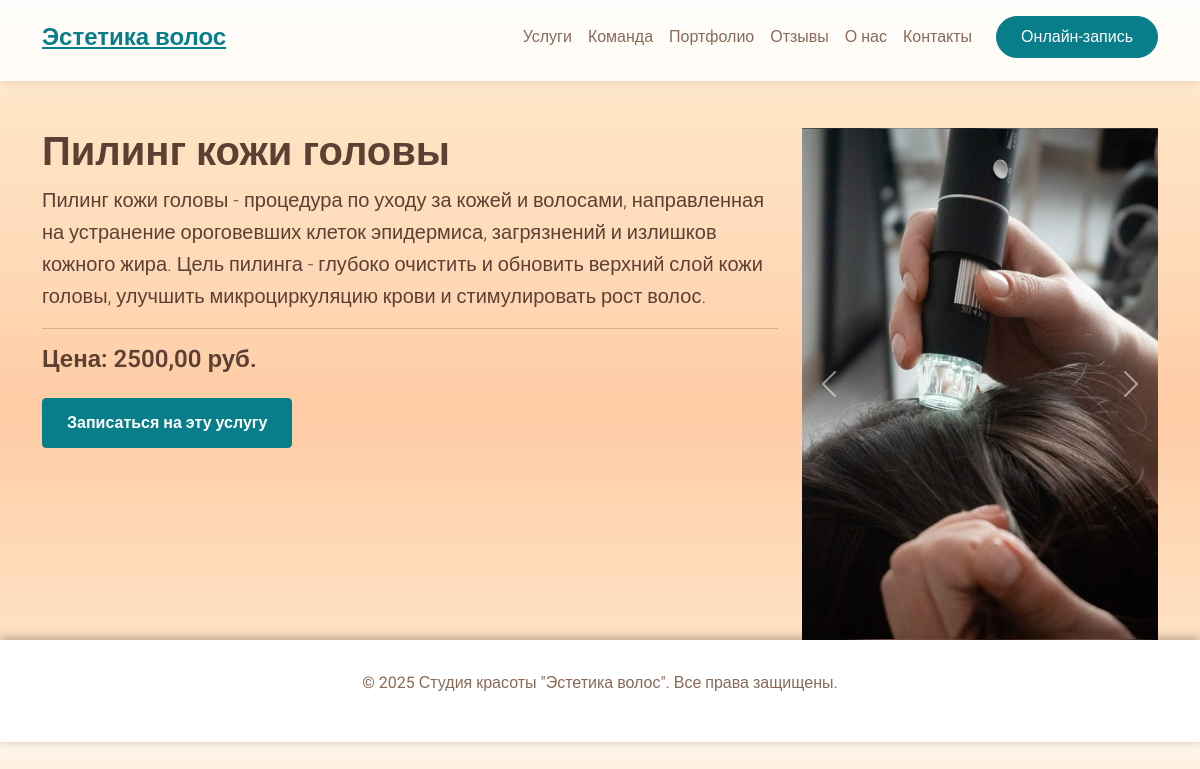
/service/8/, run on the app's committed database.
### myapp/models.py (models this page shows, shortened)
class Service(models.Model):
    name = models.CharField(max_length=100, verbose_name='Название услуги')
    description = models.TextField(verbose_name='Краткая информация')
    price = models.DecimalField(max_digits=8, decimal_places=2, verbose_name='Цена')

class ServiceImage(models.Model):
    service = models.ForeignKey(Service, related_name='images', on_delete=models.CASCADE)
    image = models.ImageField(upload_to='service_images/', verbose_name='Фото')
    order = models.PositiveIntegerField(default=0, verbose_name='Порядок отображения')
    class Meta:
        verbose_name = 'Фото услуги'
        verbose_name_plural = 'Фото услуг'
        ordering = ['order']

### myapp/views.py (the view)
# urls.py: path('service/<int:pk>/', views.service_detail, name='service_detail'),
def service_detail(request, pk):
    service = get_object_or_404(Service, pk=pk)
    return render(request, 'service_detail.html', {'service': service})

### myapp/templatetags/app_tags.py (called while the page is built)
@register.inclusion_tag('partials/booking_form.html')
def booking_form():
    services = Service.objects.all()
    return {'services': services}

### myapp/templates/service_detail.html (shortened to what this page needs)
{% extends 'base.html' %}
{% load static %}
{% block content %}
<div class="container mt-5">
    <div class="row">
        <div class="col-md-8">
            <h1>{{ service.name }}</h1>
            <p class="lead">{{ service.description }}</p>
            <hr>
            <h4>Цена: {{ service.price }} руб.</h4>
            <a href="{% url 'home' %}#appointment" class="btn btn-primary mt-3">Записаться на эту услугу</a>
        </div>
        <div class="col-md-4">
            <div id="serviceDetailCarousel" class="carousel slide" data-bs-ride="carousel">
                <div class="carousel-inner">
                    {% for image in service.images.all %}
                    <div class="carousel-item {% if forloop.first %}active{% endif %}">
                        <img src="{{ image.image.url }}" class="d-block w-100" alt="{{ service.name }}">
                    </div>
                    {% empty %}
                    <div class="carousel-item active">
                        <img src="{% static 'img/default.svg' %}" class="d-block w-100" alt="Default Image">
                    </div>
                    {% endfor %}
                </div>
                {% if service.images.count > 1 %}
                <button class="carousel-control-prev" type="button" data-bs-target="#serviceDetailCarousel" data-bs-slide="prev">
                    <span class="carousel-control-prev-icon" aria-hidden="true"></span>
                </button>
                <button class="carousel-control-next" type="button" data-bs-target="#serviceDetailCarousel" data-bs-slide="next">
                    <span class="carousel-control-next-icon" aria-hidden="true"></span>
                </button>
                {% endif %}
            </div>
        </div>
    </div>
</div>
{% endblock %}

### myapp/static/css/base.css (style rules this page uses)
:root { --primary-color: #ffffff; --secondary-color: #f7f7f7; --accent-color: #087E8B; --text-color: #5c4033; --light-text-color: #8a6a57; --success-color: #087E8B; --peach-1: #fff5eb; --peach-2: #ffe4c4; --peach-3: #ffdab9; --peach-4: #ffcba4; --peach-5: #ffb38a; }
body { font-family: 'Roboto', sans-serif; line-height: 1.6; color: var(--text-color); background: linear-gradient(180deg, var(--peach-1) 0%, var(--peach-2) 15%, var(--peach-3) 35%, var(--peach-4) 55%, var(--peach-3) 75%, var(--peach-2) 90%, var(--peach-1) 100% ); padding-top: 80px; }
h1, h2, h3, h4, h5, h6 { color: var(--text-color); font-weight: 600; }
.btn-primary { background-color: var(--accent-color); border-color: var(--accent-color); color: #fff; transition: all 0.3s ease; }

### myapp/static/css/hero.css (style rules this page uses)
.carousel-item { height: 32rem; background-color: #777; background-position: center; background-size: cover; }
.carousel-item > img { position: absolute; top: 0; left: 0; min-width: 100%; height: 32rem; }
.btn-primary { background-color: var(--accent-color); border-color: var(--accent-color); color: var(--text-color-light, #fff); padding: 12px 24px; font-size: 1rem; font-weight: 600; transition: all 0.3s ease; }

### data on the page
Service: name "Пилинг кожи головы", description "Пилинг кожи головы - процедура по уходу за кожей и волосами, направленная на устранение ороговевших клеток эпидермиса, загрязнений и излишков кожного жира. Цель пилинга - глубоко очистить и обновить верхний слой кожи головы, улучшить микроциркуляцию крови и стимулировать рост волос.", price "2500,00"
ServiceImage: image (picture)
